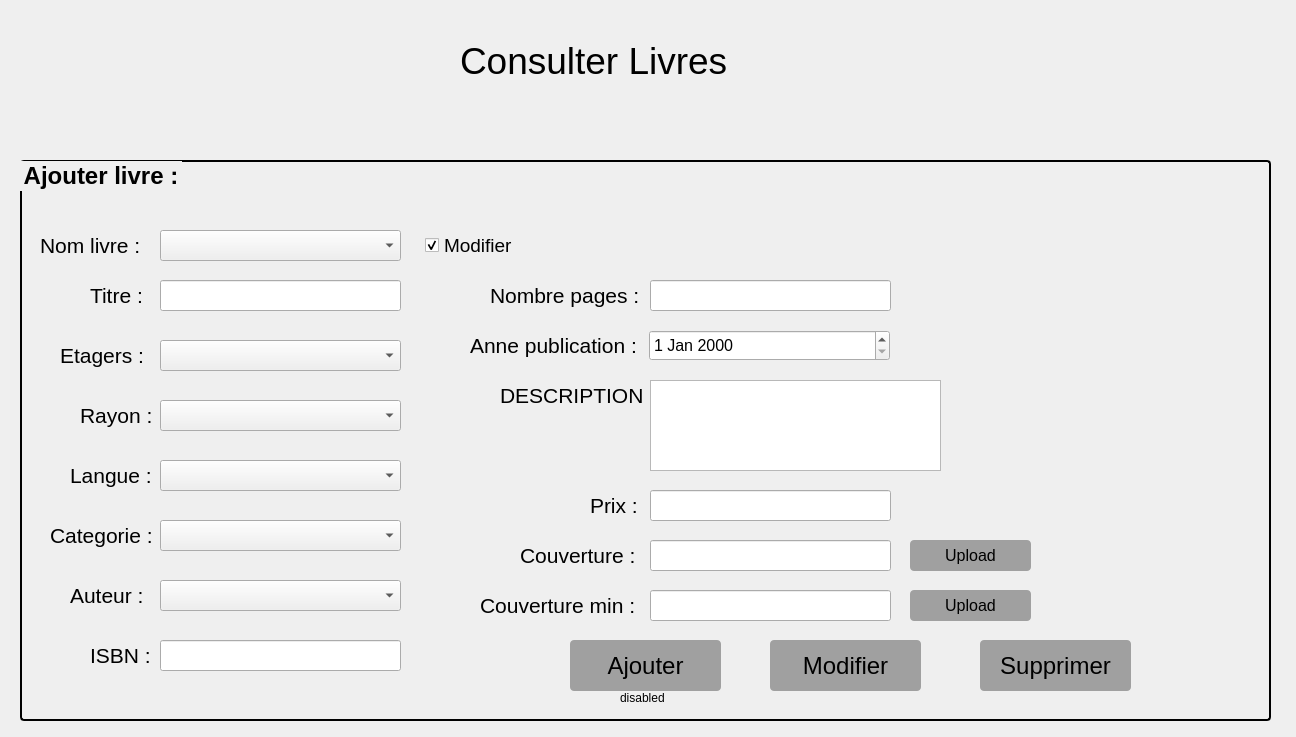
<?xml version="1.0" encoding="UTF-8"?>
<ui version="4.0">
 <class>livres</class>
 <widget class="QDialog" name="livres">
  <property name="geometry">
   <rect>
    <x>0</x>
    <y>0</y>
    <width>1296</width>
    <height>737</height>
   </rect>
  </property>
  <property name="windowTitle">
   <string>Livres</string>
  </property>
  <widget class="QWidget" name="widget" native="true">
   <property name="geometry">
    <rect>
     <x>0</x>
     <y>0</y>
     <width>281</width>
     <height>131</height>
    </rect>
   </property>
   <property name="styleSheet">
    <string notr="true">border-image: url(:/images/logo.png);</string>
   </property>
  </widget>
  <widget class="QLabel" name="label">
   <property name="geometry">
    <rect>
     <x>460</x>
     <y>10</y>
     <width>361</width>
     <height>101</height>
    </rect>
   </property>
   <property name="font">
    <font>
     <family>Nirmala UI</family>
     <pointsize>28</pointsize>
    </font>
   </property>
   <property name="styleSheet">
    <string notr="true"/>
   </property>
   <property name="text">
    <string>Consulter Livres</string>
   </property>
  </widget>
  <widget class="QGroupBox" name="groupBox">
   <property name="geometry">
    <rect>
     <x>20</x>
     <y>160</y>
     <width>1251</width>
     <height>561</height>
    </rect>
   </property>
   <property name="font">
    <font>
     <pointsize>18</pointsize>
     <bold>true</bold>
    </font>
   </property>
   <property name="styleSheet">
    <string notr="true">#groupBox {
border: 2px solid black;
border-radius: 4px;
}</string>
   </property>
   <property name="title">
    <string>Ajouter livre :</string>
   </property>
   <property name="flat">
    <bool>false</bool>
   </property>
   <widget class="QLabel" name="label_3">
    <property name="geometry">
     <rect>
      <x>60</x>
      <y>240</y>
      <width>71</width>
      <height>31</height>
     </rect>
    </property>
    <property name="font">
     <font>
      <pointsize>16</pointsize>
     </font>
    </property>
    <property name="text">
     <string>Rayon :</string>
    </property>
   </widget>
   <widget class="QPushButton" name="bt_ajouter">
    <property name="geometry">
     <rect>
      <x>550</x>
      <y>480</y>
      <width>151</width>
      <height>51</height>
     </rect>
    </property>
    <property name="font">
     <font>
      <pointsize>18</pointsize>
      <bold>false</bold>
     </font>
    </property>
    <property name="styleSheet">
     <string notr="true">#bt_ajouter{
color:black;
background-color:#a0a0a0;
border-width:0px;
border-radius:4px;
}
#bt_ajouter:hover{

background-color:#27a9e3;

}</string>
    </property>
    <property name="text">
     <string>Ajouter</string>
    </property>
   </widget>
   <widget class="QLabel" name="label_4">
    <property name="geometry">
     <rect>
      <x>30</x>
      <y>360</y>
      <width>101</width>
      <height>31</height>
     </rect>
    </property>
    <property name="font">
     <font>
      <pointsize>16</pointsize>
     </font>
    </property>
    <property name="text">
     <string>Categorie :</string>
    </property>
   </widget>
   <widget class="QLabel" name="label_5">
    <property name="geometry">
     <rect>
      <x>50</x>
      <y>300</y>
      <width>81</width>
      <height>31</height>
     </rect>
    </property>
    <property name="font">
     <font>
      <pointsize>16</pointsize>
     </font>
    </property>
    <property name="text">
     <string>Langue :</string>
    </property>
   </widget>
   <widget class="QLineEdit" name="tb_isbn">
    <property name="geometry">
     <rect>
      <x>140</x>
      <y>480</y>
      <width>241</width>
      <height>31</height>
     </rect>
    </property>
    <property name="font">
     <font>
      <pointsize>14</pointsize>
     </font>
    </property>
    <property name="text">
     <string/>
    </property>
    <property name="echoMode">
     <enum>QLineEdit::Normal</enum>
    </property>
   </widget>
   <widget class="QLabel" name="label_6">
    <property name="geometry">
     <rect>
      <x>70</x>
      <y>480</y>
      <width>61</width>
      <height>31</height>
     </rect>
    </property>
    <property name="font">
     <font>
      <pointsize>16</pointsize>
     </font>
    </property>
    <property name="text">
     <string>ISBN :</string>
    </property>
   </widget>
   <widget class="QLabel" name="label_7">
    <property name="geometry">
     <rect>
      <x>70</x>
      <y>120</y>
      <width>61</width>
      <height>31</height>
     </rect>
    </property>
    <property name="font">
     <font>
      <pointsize>16</pointsize>
     </font>
    </property>
    <property name="text">
     <string>Titre :</string>
    </property>
   </widget>
   <widget class="QLineEdit" name="tb_titre">
    <property name="geometry">
     <rect>
      <x>140</x>
      <y>120</y>
      <width>241</width>
      <height>31</height>
     </rect>
    </property>
    <property name="font">
     <font>
      <pointsize>14</pointsize>
     </font>
    </property>
   </widget>
   <widget class="QLineEdit" name="tb_prix">
    <property name="geometry">
     <rect>
      <x>630</x>
      <y>330</y>
      <width>241</width>
      <height>31</height>
     </rect>
    </property>
    <property name="font">
     <font>
      <pointsize>14</pointsize>
     </font>
    </property>
    <property name="text">
     <string/>
    </property>
    <property name="echoMode">
     <enum>QLineEdit::Normal</enum>
    </property>
   </widget>
   <widget class="QLabel" name="label_8">
    <property name="geometry">
     <rect>
      <x>450</x>
      <y>170</y>
      <width>171</width>
      <height>31</height>
     </rect>
    </property>
    <property name="font">
     <font>
      <pointsize>16</pointsize>
     </font>
    </property>
    <property name="text">
     <string>Anne publication :</string>
    </property>
   </widget>
   <widget class="QLabel" name="label_9">
    <property name="geometry">
     <rect>
      <x>480</x>
      <y>220</y>
      <width>151</width>
      <height>31</height>
     </rect>
    </property>
    <property name="font">
     <font>
      <pointsize>16</pointsize>
     </font>
    </property>
    <property name="text">
     <string>DESCRIPTION :</string>
    </property>
   </widget>
   <widget class="QTextEdit" name="tb_description">
    <property name="geometry">
     <rect>
      <x>630</x>
      <y>220</y>
      <width>291</width>
      <height>91</height>
     </rect>
    </property>
   </widget>
   <widget class="QLabel" name="label_10">
    <property name="geometry">
     <rect>
      <x>570</x>
      <y>330</y>
      <width>61</width>
      <height>31</height>
     </rect>
    </property>
    <property name="font">
     <font>
      <pointsize>16</pointsize>
     </font>
    </property>
    <property name="text">
     <string>Prix :</string>
    </property>
   </widget>
   <widget class="QLineEdit" name="img_couv">
    <property name="geometry">
     <rect>
      <x>630</x>
      <y>380</y>
      <width>241</width>
      <height>31</height>
     </rect>
    </property>
    <property name="font">
     <font>
      <pointsize>14</pointsize>
     </font>
    </property>
    <property name="text">
     <string/>
    </property>
    <property name="echoMode">
     <enum>QLineEdit::Normal</enum>
    </property>
   </widget>
   <widget class="QLabel" name="label_11">
    <property name="geometry">
     <rect>
      <x>500</x>
      <y>380</y>
      <width>131</width>
      <height>31</height>
     </rect>
    </property>
    <property name="font">
     <font>
      <pointsize>16</pointsize>
     </font>
    </property>
    <property name="text">
     <string>Couverture :</string>
    </property>
   </widget>
   <widget class="QLineEdit" name="img_couv_min">
    <property name="geometry">
     <rect>
      <x>630</x>
      <y>430</y>
      <width>241</width>
      <height>31</height>
     </rect>
    </property>
    <property name="font">
     <font>
      <pointsize>14</pointsize>
     </font>
    </property>
    <property name="text">
     <string/>
    </property>
    <property name="echoMode">
     <enum>QLineEdit::Normal</enum>
    </property>
   </widget>
   <widget class="QLabel" name="label_12">
    <property name="geometry">
     <rect>
      <x>460</x>
      <y>430</y>
      <width>171</width>
      <height>31</height>
     </rect>
    </property>
    <property name="font">
     <font>
      <pointsize>16</pointsize>
     </font>
    </property>
    <property name="text">
     <string>Couverture min :</string>
    </property>
   </widget>
   <widget class="QComboBox" name="cb_rayon">
    <property name="geometry">
     <rect>
      <x>140</x>
      <y>240</y>
      <width>241</width>
      <height>31</height>
     </rect>
    </property>
   </widget>
   <widget class="QComboBox" name="cb_langue">
    <property name="geometry">
     <rect>
      <x>140</x>
      <y>300</y>
      <width>241</width>
      <height>31</height>
     </rect>
    </property>
   </widget>
   <widget class="QComboBox" name="cb_categorie">
    <property name="geometry">
     <rect>
      <x>140</x>
      <y>360</y>
      <width>241</width>
      <height>31</height>
     </rect>
    </property>
   </widget>
   <widget class="QDateEdit" name="dt_annepub">
    <property name="geometry">
     <rect>
      <x>629</x>
      <y>170</y>
      <width>241</width>
      <height>31</height>
     </rect>
    </property>
    <property name="font">
     <font>
      <pointsize>12</pointsize>
     </font>
    </property>
   </widget>
   <widget class="QPushButton" name="bt_upload">
    <property name="geometry">
     <rect>
      <x>890</x>
      <y>380</y>
      <width>121</width>
      <height>31</height>
     </rect>
    </property>
    <property name="font">
     <font>
      <pointsize>12</pointsize>
     </font>
    </property>
    <property name="styleSheet">
     <string notr="true">#bt_upload{
color:black;
background-color:#a0a0a0;
border-width:0px;
border-radius:4px;
}
#bt_upload:hover{

background-color:#27a9e3;

}</string>
    </property>
    <property name="text">
     <string>Upload</string>
    </property>
   </widget>
   <widget class="QPushButton" name="bt_upload_min">
    <property name="geometry">
     <rect>
      <x>890</x>
      <y>430</y>
      <width>121</width>
      <height>31</height>
     </rect>
    </property>
    <property name="font">
     <font>
      <pointsize>12</pointsize>
     </font>
    </property>
    <property name="styleSheet">
     <string notr="true">#bt_upload_min{
color:black;
background-color:#a0a0a0;
border-width:0px;
border-radius:4px;
}
#bt_upload_min:hover{

background-color:#27a9e3;

}</string>
    </property>
    <property name="text">
     <string>Upload</string>
    </property>
   </widget>
   <widget class="QLabel" name="label_13">
    <property name="geometry">
     <rect>
      <x>40</x>
      <y>180</y>
      <width>101</width>
      <height>31</height>
     </rect>
    </property>
    <property name="font">
     <font>
      <pointsize>16</pointsize>
     </font>
    </property>
    <property name="text">
     <string>Etagers :</string>
    </property>
   </widget>
   <widget class="QComboBox" name="cb_etagers">
    <property name="geometry">
     <rect>
      <x>140</x>
      <y>180</y>
      <width>241</width>
      <height>31</height>
     </rect>
    </property>
   </widget>
   <widget class="QLabel" name="label_14">
    <property name="geometry">
     <rect>
      <x>50</x>
      <y>420</y>
      <width>81</width>
      <height>31</height>
     </rect>
    </property>
    <property name="font">
     <font>
      <pointsize>16</pointsize>
     </font>
    </property>
    <property name="text">
     <string>Auteur :</string>
    </property>
   </widget>
   <widget class="QComboBox" name="cb_auteur">
    <property name="geometry">
     <rect>
      <x>140</x>
      <y>420</y>
      <width>241</width>
      <height>31</height>
     </rect>
    </property>
   </widget>
   <widget class="QLineEdit" name="tb_pages">
    <property name="geometry">
     <rect>
      <x>630</x>
      <y>120</y>
      <width>241</width>
      <height>31</height>
     </rect>
    </property>
    <property name="font">
     <font>
      <pointsize>14</pointsize>
     </font>
    </property>
    <property name="text">
     <string/>
    </property>
    <property name="echoMode">
     <enum>QLineEdit::Normal</enum>
    </property>
   </widget>
   <widget class="QLabel" name="label_15">
    <property name="geometry">
     <rect>
      <x>470</x>
      <y>120</y>
      <width>161</width>
      <height>31</height>
     </rect>
    </property>
    <property name="font">
     <font>
      <pointsize>16</pointsize>
     </font>
    </property>
    <property name="text">
     <string>Nombre pages :</string>
    </property>
   </widget>
   <widget class="QPushButton" name="bt_modifier">
    <property name="geometry">
     <rect>
      <x>750</x>
      <y>480</y>
      <width>151</width>
      <height>51</height>
     </rect>
    </property>
    <property name="font">
     <font>
      <pointsize>18</pointsize>
      <bold>false</bold>
     </font>
    </property>
    <property name="styleSheet">
     <string notr="true">#bt_modifier{
color:black;
background-color:#a0a0a0;
border-width:0px;
border-radius:4px;
}
#bt_modifier:hover{

background-color:#27a9e3;

}</string>
    </property>
    <property name="text">
     <string>Modifier</string>
    </property>
   </widget>
   <widget class="QPushButton" name="bt_supprimer">
    <property name="geometry">
     <rect>
      <x>960</x>
      <y>480</y>
      <width>151</width>
      <height>51</height>
     </rect>
    </property>
    <property name="font">
     <font>
      <pointsize>18</pointsize>
      <bold>false</bold>
     </font>
    </property>
    <property name="styleSheet">
     <string notr="true">#bt_supprimer{
color:black;
background-color:#a0a0a0;
border-width:0px;
border-radius:4px;
}
#bt_supprimer:hover{

background-color:#27a9e3;

}</string>
    </property>
    <property name="text">
     <string>Supprimer</string>
    </property>
   </widget>
   <widget class="QLabel" name="label_16">
    <property name="geometry">
     <rect>
      <x>20</x>
      <y>70</y>
      <width>111</width>
      <height>31</height>
     </rect>
    </property>
    <property name="font">
     <font>
      <pointsize>16</pointsize>
     </font>
    </property>
    <property name="text">
     <string>Nom livre :</string>
    </property>
   </widget>
   <widget class="QComboBox" name="cb_livre">
    <property name="geometry">
     <rect>
      <x>140</x>
      <y>70</y>
      <width>241</width>
      <height>31</height>
     </rect>
    </property>
   </widget>
   <widget class="QCheckBox" name="check_modifer">
    <property name="geometry">
     <rect>
      <x>405</x>
      <y>70</y>
      <width>91</width>
      <height>31</height>
     </rect>
    </property>
    <property name="font">
     <font>
      <pointsize>14</pointsize>
     </font>
    </property>
    <property name="text">
     <string>Modifier </string>
    </property>
    <property name="checked">
     <bool>true</bool>
    </property>
    <property name="tristate">
     <bool>false</bool>
    </property>
   </widget>
   <widget class="QLabel" name="lb_ajouter">
    <property name="geometry">
     <rect>
      <x>600</x>
      <y>530</y>
      <width>49</width>
      <height>16</height>
     </rect>
    </property>
    <property name="text">
     <string>disabled</string>
    </property>
   </widget>
   <widget class="QLabel" name="lb_modifier">
    <property name="geometry">
     <rect>
      <x>800</x>
      <y>530</y>
      <width>49</width>
      <height>16</height>
     </rect>
    </property>
    <property name="text">
     <string/>
    </property>
   </widget>
   <widget class="QLabel" name="lb_supprimver">
    <property name="geometry">
     <rect>
      <x>1010</x>
      <y>530</y>
      <width>49</width>
      <height>16</height>
     </rect>
    </property>
    <property name="text">
     <string/>
    </property>
   </widget>
  </widget>
 </widget>
 <resources/>
 <connections/>
</ui>
